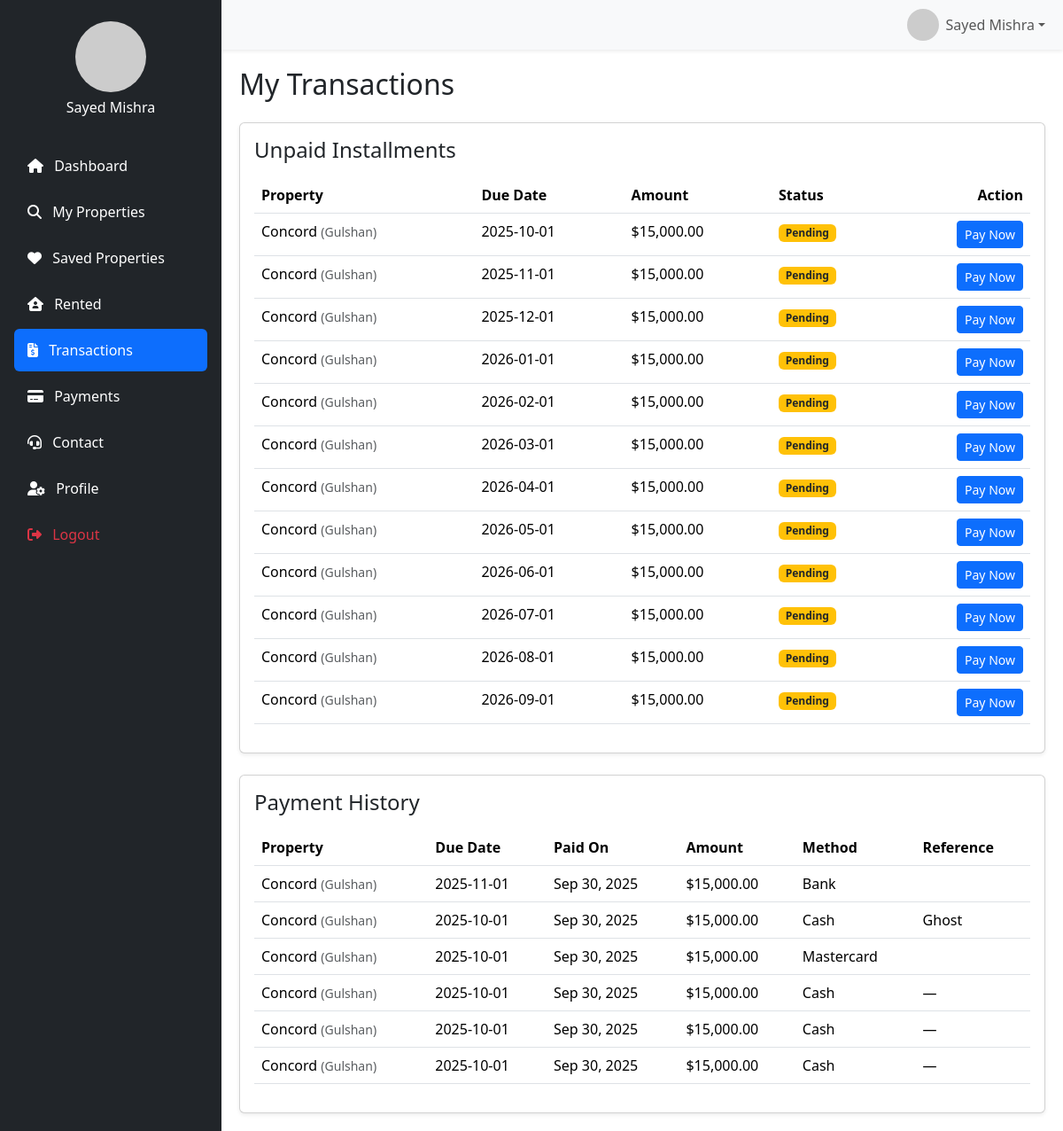
Screenshot of /clients/pages/transaction.php (signed in) with the database file from the repository.
### tables this page shows
CREATE TABLE `rental_payments` (
  `id` int(11) NOT NULL,
  `contract_id` int(11) NOT NULL,
  `client_id` int(11) NOT NULL,
  `due_date` date NOT NULL,
  `amount` decimal(12,2) NOT NULL,
  `paid_date` date DEFAULT NULL,
  `status` enum('Pending','Paid','Overdue') DEFAULT 'Pending',
  `created_at` timestamp NOT NULL DEFAULT current_timestamp()
);

CREATE TABLE `properties` (
  `id` int(11) NOT NULL,
  `category_id` int(11) DEFAULT NULL,
  `name` varchar(255) NOT NULL,
  `location` varchar(255) NOT NULL,
  `agent_id` int(11) DEFAULT NULL,
  `client_id` int(11) DEFAULT NULL,
  `price` decimal(12,2) NOT NULL,
  `photo` varchar(255) DEFAULT NULL,
  `status` enum('Available','Sold','Rented','Ongoing') DEFAULT 'Available',
  `description` text DEFAULT NULL,
  `created_at` timestamp NOT NULL DEFAULT current_timestamp()
);

CREATE TABLE `rental_transactions` (
  `id` int(11) NOT NULL,
  `payment_id` int(11) NOT NULL,
  `method` enum('cash','bank','paypal','mastercard','visa') DEFAULT 'cash',
  `transaction_amount` decimal(12,2) NOT NULL,
  `transaction_date` timestamp NOT NULL DEFAULT current_timestamp(),
  `reference_no` varchar(100) DEFAULT NULL
);

### clients/pages/transaction.php (the view, shortened to what this page needs)
<?php
require_once __DIR__ . "/../partials/header.php";
require_once __DIR__ . "/../partials/sidebar.php";
require_once __DIR__ . "/../partials/navbar.php";
$clientId = (int)$_SESSION['client_id'];
$sqlUnpaid = "
    SELECT rp.id AS payment_id, rp.due_date, rp.amount, rp.status,
           p.name AS property_name, p.location
    FROM rental_payments rp
    JOIN rental_contracts rc ON rp.contract_id = rc.id
    JOIN rented r            ON rc.rented_id = r.id
    JOIN properties p        ON r.property_id = p.id
    WHERE rp.client_id = :cid
      AND rp.status <> 'Paid'
    ORDER BY rp.due_date ASC
";
$stmtUnpaid = $conn->prepare($sqlUnpaid);
$stmtUnpaid->execute([':cid' => $clientId]);
$unpaid = $stmtUnpaid->fetchAll(PDO::FETCH_ASSOC);
$sqlHistory = "
    SELECT rt.id, rt.method, rt.transaction_amount, rt.transaction_date, rt.reference_no,
           rp.due_date,
           p.name AS property_name, p.location
    FROM rental_transactions rt
    JOIN rental_payments rp ON rt.payment_id = rp.id
    JOIN rental_contracts rc ON rp.contract_id = rc.id
    JOIN rented r           ON rc.rented_id = r.id
    JOIN properties p       ON r.property_id = p.id
    WHERE rp.client_id = :cid
    ORDER BY rt.transaction_date DESC
";
$stmtHistory = $conn->prepare($sqlHistory);
$stmtHistory->execute([':cid' => $clientId]);
$transactions = $stmtHistory->fetchAll(PDO::FETCH_ASSOC);
?>
<div class="content">
    <h2 class="mb-4">My Transactions</h2>
    <div class="card shadow-sm mb-4">
        <div class="card-body">
            <h4 class="mb-3">Unpaid Installments</h4>
            <table class="table table-hover">
                <thead>
                    <tr>
                        <th>Property</th>
                        <th>Due Date</th>
                        <th>Amount</th>
                        <th>Status</th>
                        <th class="text-end">Action</th>
                    </tr>
                </thead>
                <tbody>
                    <?php if ($unpaid): ?>
                        <?php foreach ($unpaid as $u): ?>
                            <tr>
                                <td><?= htmlspecialchars($u['property_name']) ?>
                                    <small class="text-muted">(<?= htmlspecialchars($u['location']) ?>)</small>
                                </td>
                                <td><?= htmlspecialchars($u['due_date']) ?></td>
                                <td>$<?= number_format((float)$u['amount'], 2) ?></td>
                                <td>
                                    <span class="badge
                                        <?php if ($u['status']=='Overdue') echo 'bg-danger';
                                              else echo 'bg-warning text-dark'; ?>">
                                        <?= htmlspecialchars($u['status']) ?>
                                    </span>
                                </td>
                                <td class="text-end">
                                    <a href="payments.php?id=<?= (int)$u['payment_id'] ?>"
                                       class="btn btn-sm btn-primary">
                                       Pay Now
                                    </a>
                                </td>
                            </tr>
                        <?php endforeach; ?>
                    <?php else: ?>
                        <tr><td colspan="5" class="text-center">All installments are paid 🎉</td></tr>
                    <?php endif; ?>
                </tbody>
            </table>
        </div>
    </div>
    <div class="card shadow-sm">
        <div class="card-body">
            <h4 class="mb-3">Payment History</h4>
            <table class="table table-hover">
                <thead>
                    <tr>
                        <th>Property</th>
                        <th>Due Date</th>
                        <th>Paid On</th>
                        <th>Amount</th>
                        <th>Method</th>
                        <th>Reference</th>
                    </tr>
                </thead>
                <tbody>
                    <?php if ($transactions): ?>
                        <?php foreach ($transactions as $t): ?>
                            <tr>
                                <td><?= htmlspecialchars($t['property_name']) ?>
                                    <small class="text-muted">(<?= htmlspecialchars($t['location']) ?>)</small>
                                </td>
                                <td><?= htmlspecialchars($t['due_date']) ?></td>
                                <td><?= date("M d, Y", strtotime($t['transaction_date'])) ?></td>
                                <td>$<?= number_format((float)$t['transaction_amount'], 2) ?></td>
                                <td><?= ucfirst(htmlspecialchars($t['method'])) ?></td>
                                <td><?= htmlspecialchars($t['reference_no'] ?? '—') ?></td>
                            </tr>
                        <?php endforeach; ?>
                    <?php else: ?>
                        <tr><td colspan="6" class="text-center">No transactions yet.</td></tr>
                    <?php endif; ?>
                </tbody>
            </table>
        </div>
    </div>
</div>
<?php require_once __DIR__ . "/../partials/footer.php"; ?>

### assets/css/style.css (style rules this page uses)
:root { --royal-purple-dark: #2c003e; --royal-purple-light: #4a148c; --accent-gold: #D4AF37; --text-light: #f8f9fa; --text-muted-light: #adb5bd; }

### clients/partials/header.php (style rules this page uses)
.content { margin-left: 250px; padding: 20px; transition: margin-left 0.3s ease; }

### rows the page displays
rental_payments: properties.name "Concord", properties.location "Gulshan", due_date "2025-10-01", amount "15,000.00", status "Pending"
rental_payments: properties.name "Concord", properties.location "Gulshan", due_date "2025-11-01", amount "15,000.00", status "Pending"
rental_payments: properties.name "Concord", properties.location "Gulshan", due_date "2025-12-01", amount "15,000.00", status "Pending"
rental_payments: properties.name "Concord", properties.location "Gulshan", due_date "2026-01-01", amount "15,000.00", status "Pending"
rental_payments: properties.name "Concord", properties.location "Gulshan", due_date "2026-02-01", amount "15,000.00", status "Pending"
rental_payments: properties.name "Concord", properties.location "Gulshan", due_date "2026-03-01", amount "15,000.00", status "Pending"
rental_payments: properties.name "Concord", properties.location "Gulshan", due_date "2026-04-01", amount "15,000.00", status "Pending"
rental_payments: properties.name "Concord", properties.location "Gulshan", due_date "2026-05-01", amount "15,000.00", status "Pending"
rental_payments: properties.name "Concord", properties.location "Gulshan", due_date "2026-06-01", amount "15,000.00", status "Pending"
rental_payments: properties.name "Concord", properties.location "Gulshan", due_date "2026-07-01", amount "15,000.00", status "Pending"
rental_payments: properties.name "Concord", properties.location "Gulshan", due_date "2026-08-01", amount "15,000.00", status "Pending"
rental_payments: properties.name "Concord", properties.location "Gulshan", due_date "2026-09-01", amount "15,000.00", status "Pending"
rental_transactions: properties.name "Concord", properties.location "Gulshan", payment.due_date "2025-11-01", transaction_date "Sep 30, 2025", transaction_amount "15,000.00", method "Bank"
rental_transactions: properties.name "Concord", properties.location "Gulshan", payment.due_date "2025-10-01", transaction_date "Sep 30, 2025", transaction_amount "15,000.00", method "Cash", reference_no "Ghost"
rental_transactions: properties.name "Concord", properties.location "Gulshan", payment.due_date "2025-10-01", transaction_date "Sep 30, 2025", transaction_amount "15,000.00", method "Mastercard"
rental_transactions: properties.name "Concord", properties.location "Gulshan", payment.due_date "2025-10-01", transaction_date "Sep 30, 2025", transaction_amount "15,000.00", method "Cash", reference_no "—"
rental_transactions: properties.name "Concord", properties.location "Gulshan", payment.due_date "2025-10-01", transaction_date "Sep 30, 2025", transaction_amount "15,000.00", method "Cash", reference_no "—"
rental_transactions: properties.name "Concord", properties.location "Gulshan", payment.due_date "2025-10-01", transaction_date "Sep 30, 2025", transaction_amount "15,000.00", method "Cash", reference_no "—"

### other values shown
$client_name "Sayed Mishra"
$label "Dashboard"
$label "My Properties"
$label "Saved Properties"
$label "Rented"
$label "Transactions"
$label "Payments"
$label "Contact"
$label "Profile"
$user_name "Sayed Mishra"
